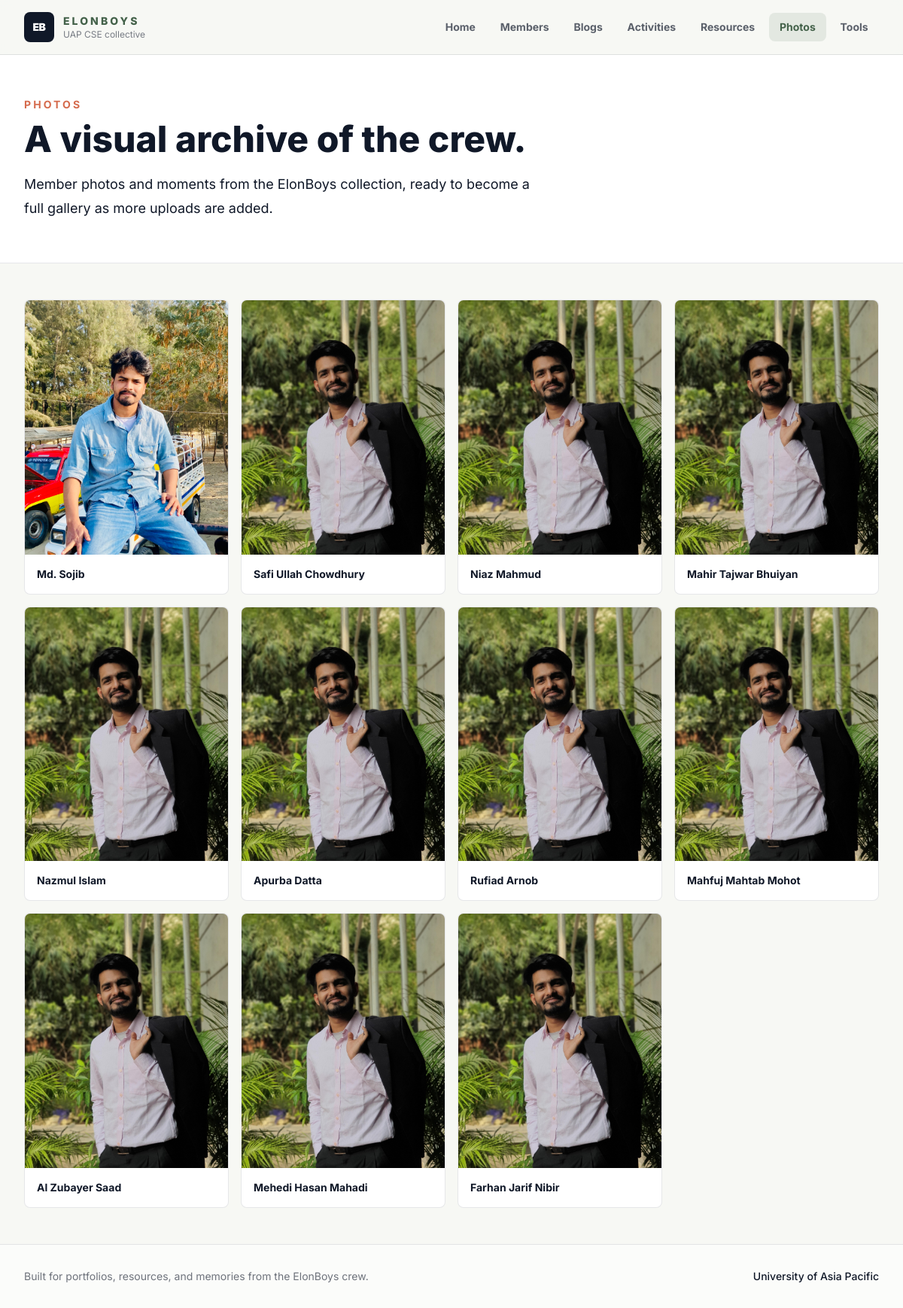
/photos/, run on the app's committed database.
### member/models.py (models this page shows, shortened)
class Member(models.Model):
    name = models.CharField(max_length=100)
    image1 = models.ImageField(upload_to='media/member/images/')
    image2 = models.ImageField(upload_to='media/member/images/')
    bio = models.CharField(max_length=100)
    description =models.TextField(max_length=500, blank=True)
    facebook_link = models.URLField(blank=True)
    github_link = models.URLField(blank=True)
    linkedin_link = models.URLField(blank=True)
    instagram_link = models.URLField(blank=True)
    resume = models.FileField(upload_to='media/member/resumes/', blank=True)

### member/views.py (the view)
# urls.py: path('photos/', PhotosView.as_view(), name='photos'),
class PhotosView(View):
    def get(self, request):
        photos = Photo.objects.all()
        members = Member.objects.all()
        return render(request, "photos.html", {"photos": photos, "members": members})

### templates/photos.html (shortened to what this page needs)
{% extends 'base.html' %}
{% load static %}
{% block body %}
<section class="border-b border-ink/10 bg-white">
    <div class="mx-auto max-w-7xl px-4 py-14 sm:px-6 lg:px-8">
        <p class="text-sm font-bold uppercase tracking-[0.22em] text-coral">Photos</p>
        <h1 class="mt-3 max-w-3xl text-4xl font-extrabold tracking-normal text-ink sm:text-5xl">A visual archive of the crew.</h1>
        <p class="mt-5 max-w-2xl text-lg leading-8 text-ink/68">Member photos and moments from the ElonBoys collection, ready to become a full gallery as more uploads are added.</p>
    </div>
</section>
<section class="bg-paper py-12">
    <div class="mx-auto max-w-7xl px-4 sm:px-6 lg:px-8">
        <div class="grid gap-4 sm:grid-cols-2 lg:grid-cols-4">
            {% for photo in photos %}
            <figure class="member-card group">
                <div class="aspect-[4/5] overflow-hidden bg-ink/5">
                    <img src="{{ photo.image.url }}" alt="{{ photo.title }}" class="h-full w-full object-cover transition duration-500 group-hover:scale-105">
                </div>
                <figcaption class="p-4">
                    <p class="text-sm font-bold text-ink">{{ photo.title }}</p>
                    {% if photo.caption %}
                    <p class="mt-1 text-sm leading-6 text-ink/60">{{ photo.caption }}</p>
                    {% endif %}
                </figcaption>
            </figure>
            {% empty %}
            {% for member in members %}
            <figure class="member-card group">
                <div class="aspect-[4/5] overflow-hidden bg-ink/5">
                    <img src="{{ member.image2.url }}" alt="{{ member.name }}" class="h-full w-full object-cover transition duration-500 group-hover:scale-105" data-fallback-src="{% static 'img/safi-pro2.jpg' %}">
                </div>
                <figcaption class="p-4 text-sm font-bold text-ink">{{ member.name }}</figcaption>
            </figure>
            {% empty %}
            <div class="rounded-lg border border-ink/10 bg-white p-8 text-center">
                <h2 class="text-xl font-extrabold text-ink">No photos yet</h2>
                <p class="mt-2 text-ink/60">Add member images in the Django admin to populate this gallery.</p>
            </div>
            {% endfor %}
            {% endfor %}
        </div>
    </div>
</section>
{% endblock %}

### static/stylesheet/style.css (style rules this page uses)
* { box-sizing: border-box; }
body { min-height: 100vh; }
.member-card { background: #ffffff; border: 1px solid rgba(16, 24, 40, 0.1); border-radius: 8px; overflow: hidden; transition: border-color 160ms ease, transform 160ms ease, box-shadow 160ms ease; }

### data on the page
Member: image2 (picture), name "Md. Sojib"
Member: name "Safi Ullah Chowdhury"
Member: name "Niaz Mahmud"
Member: name "Mahir Tajwar Bhuiyan"
Member: name "Nazmul Islam"
Member: name "Apurba Datta"
Member: name "Rufiad Arnob"
Member: name "Mahfuj Mahtab Mohot"
Member: name "Al Zubayer Saad"
Member: name "Mehedi Hasan Mahadi"
Member: name "Farhan Jarif Nibir"
